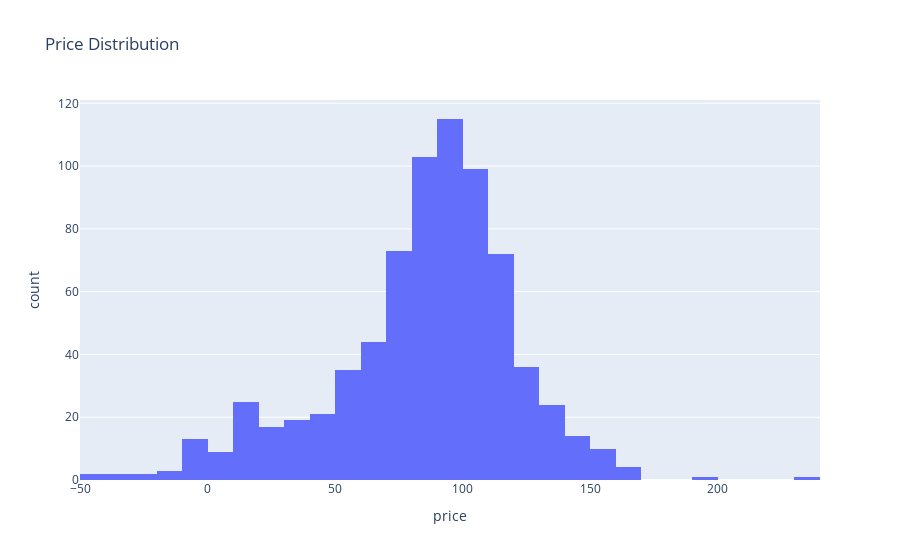

Notebook cell for this chart:
### Code cell
# Histogram of price distribution
fig = px.histogram(plot_data, x='price', nbins=30, title='Price Distribution')
fig.show()

### Figure 1 — Plotly figure (JSON) as saved in the notebook; plotly's stock layout.template omitted (floating-point values rounded to 4 significant figures; data arrays with more than 128 entries replaced by an {"elided": "..."} marker saying what was removed)
{"data": [{"alignmentgroup": "True", "bingroup": "x", "hovertemplate": "price=%{x}<br>count=%{y}<extra></extra>", "legendgroup": "", "marker": {"color": "#636efa", "pattern": {"shape": ""}}, "name": "", "nbinsx": 30, "offsetgroup": "", "orientation": "v", "showlegend": false, "type": "histogram", "x": {"elided": "744 float values"}, "xaxis": "x", "yaxis": "y"}], "layout": {"barmode": "relative", "legend": {"tracegroupgap": 0}, "title": {"text": "Price Distribution"}, "xaxis": {"anchor": "y", "domain": [0, 1], "title": {"text": "price"}}, "yaxis": {"anchor": "x", "domain": [0, 1], "title": {"text": "count"}}}}
